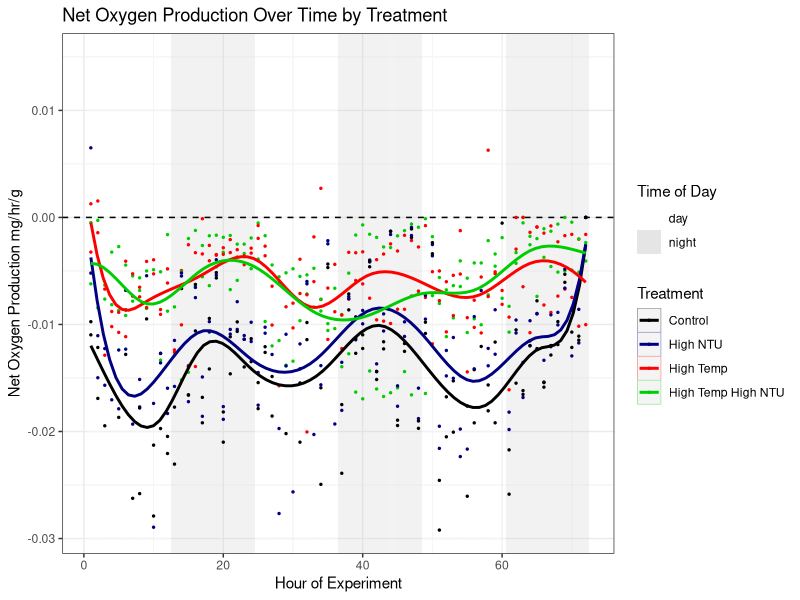

Write R code to recreate this figure.
## ---- chunk 1
datos <- read.csv("Trial8NoBG.csv")
## ---- chunk 2
class(datos$Time.of.Day) #It's character
#And let's check to make sure there are only 2 categories
unique(datos$Time.of.Day) #Only 2 types, which is perfect
noche <- datos[ which(datos$Time.of.Day == "night"), ]
## ---- chunk 3
library(dplyr) #The package we need to find max by chamber

#Getting our new data
night.max <- noche %>%
  group_by(Chamber) %>%
  summarise(max = max(MO2.no.Background.Correction, na.rm=TRUE))
## ---- chunk 4
colnames(night.max)[2] <- "Max.Dark.MO2"
## ---- chunk 5
night.max$Max.Dark.MO2[night.max$Max.Dark.MO2<0] <- 0
## ---- chunk 6
calc <- merge(datos, night.max, by = "Chamber")
## ---- chunk 7
calc$MO2.from.Dark.Max <- calc$MO2.no.Background.Correction - calc$Max.Dark.MO2
## ---- chunk 8
unique(calc$Treatment) #Alright. Looks like we need to get rid of some excess white
#space
library(stringr) #The package we need 
calc$Treatment <- str_trim(calc$Treatment, side = c("both"))
unique(calc$Treatment) #Better
## ---- chunk 9
#We'll need ggplot for graphing and dplyr for knitting
library(ggplot2)
library(dplyr)

#Our plot
dibujo <- ggplot(calc, aes(x= Hour, y= MO2.from.Dark.Max, 
                 color= as.factor(Treatment))) +
  geom_tile(aes(x=Hour, y= 0.015, color = NULL, fill= Time.of.Day), width = 1, height = Inf, alpha = 0.05) +
  #makes tiles that are 1 unit wide and with their fill controlled by time of day. alpha of 0.05 makes them
  #somewhat translucent. Color=Null means no outlines only fill. Inf height means they fill the whole graph.
  scale_fill_manual("Time of Day", values=c("white", "gray90"), 
                    guide = guide_legend(override.aes = list(alpha = 1 )))+
  geom_hline(yintercept = 0, color = "black", linetype = "dashed")+
  #Lets us control what colors the fill are. Also lets us make the legend more intense than the treatment
  #bars
  geom_point(size = 0.5)+
  #makes the points smaller, which is good, because there are a lot of them
  scale_color_manual("Treatment", 
                     values = c("black", "#000080", "#FF0000", "#00CD00"))+
  #Lets us control the point and line color, which is nice
  geom_smooth(method = lm, formula = y ~ splines::bs(x, 11), se = FALSE)+
  #Gives us smooth lines with some accounting for cycles
  #scale_y_continuous(limits = c(-0.1, 0.15))+
  #makes the scale consistent with other graphs
    ylab("Net Oxygen Production mg/hr/g")+
  xlab("Hour of Experiment")+
  ggtitle("Net Oxygen Production Over Time by Treatment")+
  theme_bw()
## ---- chunk 10
ggsave(dibujo, 
       filename = "Trial8WeirdRespirometry.png",
       device = "png")
